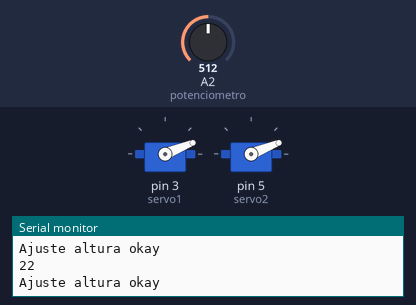
Simulated run of this sketch. Board: Arduino Uno, built with avr-gcc and run on an emulated ATmega328P. Parts: 2 × servo, the last lines printed to the serial monitor. Inputs (shaded band) come from the test bench; at power-on: A2 (potenciometro) = 512.

Above: at 3.8 s.
3.9 s: A2 (potenciometro) set to 306
At 6.9 s:
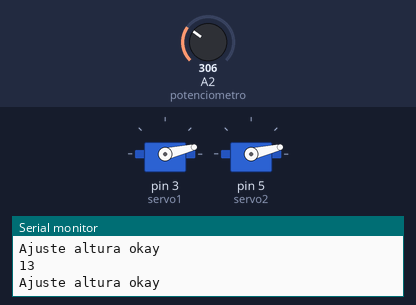
7.8 s: A2 (potenciometro) set to 1023
At 9.7 s:
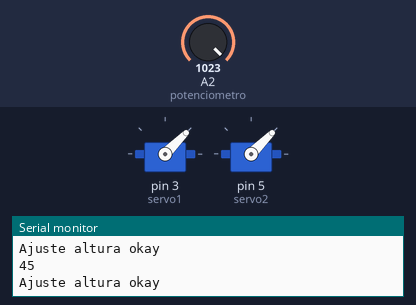
11.7 s: A2 (potenciometro) set to 511
At 12.6 s:
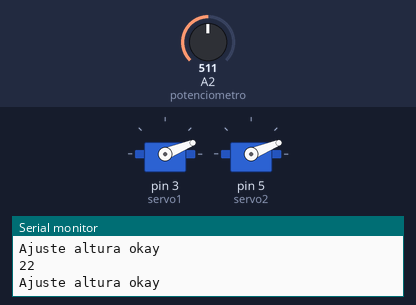
Timing chart, 0 to 14.7 s (numbered marks = the images above; inputs shaded):
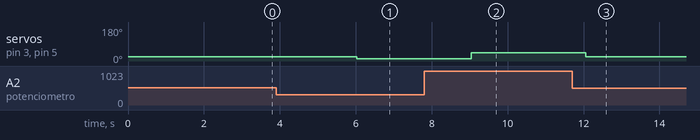

The sketch:

testes_Materiais_Separado.ino
```cpp
#include<Servo.h>
#define potenciometro A2
#define servo1 3
#define servo2 5
int valorPotenciometro;

Servo servoEsquerda;
Servo servoDireita;

void verificarAltura(){
  valorPotenciometro = analogRead(potenciometro);

  //mapeando o valor para a escala do servo (entre 0 e 45)
  valorPotenciometro = map(valorPotenciometro, 0, 1023, 0, 45);
  Serial.println(valorPotenciometro);

  //definindo o valor/posição do servomotor
  servoEsquerda.write(valorPotenciometro);
  servoDireita.write(valorPotenciometro);
  delay(15);

  Serial.println("Ajuste altura okay");
}

void setup() {
  // put your setup code here, to run once:
  Serial.begin(9600);
  servoEsquerda.attach(servo1);
  servoDireita.attach(servo2);

  pinMode(potenciometro,INPUT);
}

void loop() {
  // put your main code here, to run repeatedly:
  verificarAltura();
  delay(3000);
}
```

Measured:
- after the input at 3.9 s, servo on pin 3 (servo1), servo on pin 5 (servo2): 22° → 13° after 2.1 s
- after the input at 7.8 s, servo on pin 3 (servo1), servo on pin 5 (servo2): 13° → 45° after 1.2 s
- after the input at 11.7 s, servo on pin 3 (servo1), servo on pin 5 (servo2): 45° → 22° after 0.36 s
